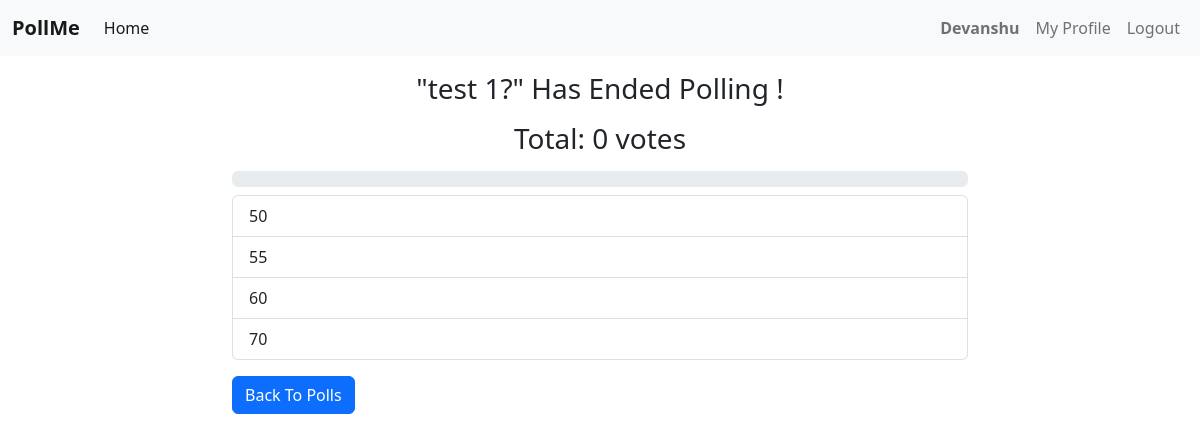
The app's page /polls/end/1/ (signed in) with its own data.
### polls/models.py (models this page shows, shortened)
class Poll(models.Model):
    owner = models.ForeignKey(User, on_delete=models.CASCADE)
    text = models.TextField()
    pub_date = models.DateTimeField(default=timezone.now)
    active = models.BooleanField(default=True)
    @property
    def get_vote_count(self):
        return self.vote_set.count()
    def get_result_dict(self):
        res = []
        for choice in self.choice_set.all():
            d = {}
            alert_class = ['primary', 'secondary', 'success',
                           'danger', 'dark', 'warning', 'info']
            d['alert_class'] = secrets.choice(alert_class)
            d['text'] = choice.choice_text
            d['num_votes'] = choice.get_vote_count
            if not self.get_vote_count:
                d['percentage'] = 0
            else:
                d['percentage'] = (choice.get_vote_count /
                                   self.get_vote_count)*100
            res.append(d)
        return res

class Choice(models.Model):
    poll = models.ForeignKey(Poll, on_delete=models.CASCADE)
    choice_text = models.CharField(max_length=255)
    @property
    def get_vote_count(self):
        return self.vote_set.count()

### polls/views.py (the view)
# urls.py: path('end/<int:poll_id>/', views.endpoll, name='end_poll'),
@login_required
def endpoll(request, poll_id):
    poll = get_object_or_404(Poll, pk=poll_id)
    if request.user != poll.owner:
        return redirect('account:login')
    if poll.active is True:
        poll.active = False
        poll.save()
        return render(request, 'polls/poll_result.html', {'poll': poll})
    else:
        return render(request, 'polls/poll_result.html', {'poll': poll})

### polls/templates/polls/poll_result.html (shortened to what this page needs)
{% extends 'base.html' %}
{% block content %}
<div class="container">
    {% if messages %}
    <div class="messages">
        {% for message in messages %}
        <div {% if message.tags %} class="{{ message.tags }}" {% endif %}>{{ message }}
            <button type="button" class="close" data-dismiss="alert" aria-label="Close">
                <span aria-hidden="true">&times;</span>
            </button>
        </div>
        {% endfor %}
    </div>
    {% else %}
    <div class="row">
        <div class="col-md-8 offset-sm-2">
            {% if poll.active %}
            <h3 class="mt-3 mb-3 text-center">Result for: {{ poll.text }}</h3>
            {% else %}
            <h3 class="mt-3 mb-3 text-center">"{{ poll.text }}" Has Ended Polling !</h3>
            {% endif %}
            <h3 class="mb-2 text-center">Total: {{ poll.get_vote_count }} votes</h3>
            <div class="progress mt-3 mb-2">
            </div>
            <ul class="list-group">
                {% for choice in poll.choice_set.all %}
                <li class="list-group-item d-flex justify-content-between align-items-center">
                    {{ choice.choice_text }}
                    <span class="badge badge-primary badge-pill">{{ choice.get_vote_count }}</span>
                </li>
                {% endfor %}
            </ul>
            {% endif %}
            <a class="btn btn-primary mt-3" href="{% url 'polls:list' %}" role="button">Back To Polls</a>
        </div>
    </div>
</div>
{% endblock content %}

### templates/includes/navbar.html (shortened to what this page needs)
<nav class="navbar navbar-expand-lg bg-light">
  <div class="container-fluid">
    <a class="navbar-brand fw-bolder" href="#">PollMe</a>
    <div class="collapse navbar-collapse" id="navbarText">
      <ul class="navbar-nav me-auto mb-2 mb-lg-0">
          {% if request.user.is_authenticated %}
        <li class="nav-item">
          <a class="nav-link active" aria-current="page" href="{% url 'polls:list' %}"">Home</a>
        </li>
          {% endif %}
      </ul>
      <div class="navbar-nav ms-auto mb-2 mb-lg-0">
           {% if request.user.is_authenticated %}
          <a class="nav-link fw-bolder" href="#">{{request.user.first_name}}</a>
            <a class="nav-link" href="{% url 'polls:list_by_user' %}">My Profile</a>
           <a class="nav-link" href="{% url 'accounts:logout' %}">Logout</a>
           {% else %}
            <a class="nav-link" href="{% url 'accounts:login' %}">Login</a>
            <a class="nav-link" href="{% url 'accounts:register' %}">Register</a>
           {% endif %}
      </div>
    </div>
  </div>
</nav>

### records on screen
Poll: text "test 1?", get_vote_count "0"
Choice: choice_text "50"
Choice: choice_text "55"
Choice: choice_text "60"
Choice: choice_text "70"

### other values on screen
{{ request.user.first_name }} "Devanshu"
